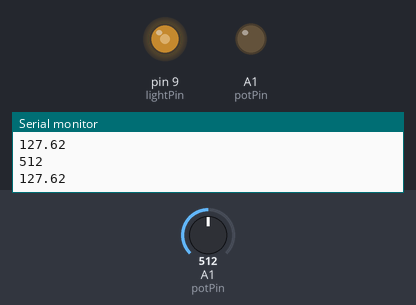
Simulated run of this sketch. Board: Arduino Uno, built with avr-gcc and run on an emulated ATmega328P. Shown: output pins drawn as LEDs (lit = HIGH), the last lines printed to the serial monitor. The inputs (shaded band) are chosen by the test bench; at power-on: A1 (potPin) = 512.

Above: at 1.2 s.
1.3 s: A1 (potPin) set to 716
At 1.8 s:
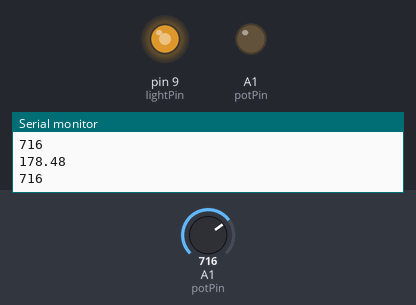
2.8 s: A1 (potPin) set to 900
At 4.0 s:
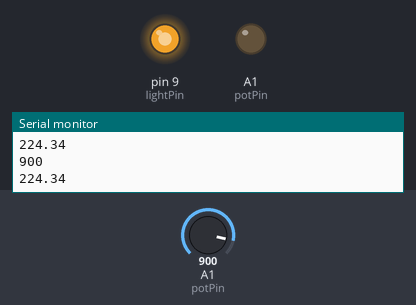
4.3 s: A1 (potPin) set to 122
At 4.8 s:
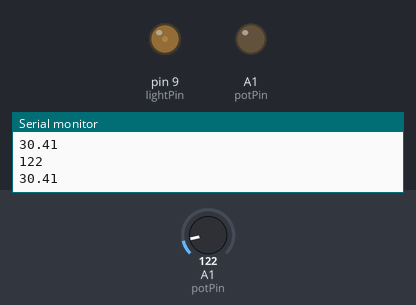
5.8 s: A1 (potPin) set to 0
At 6.2 s:
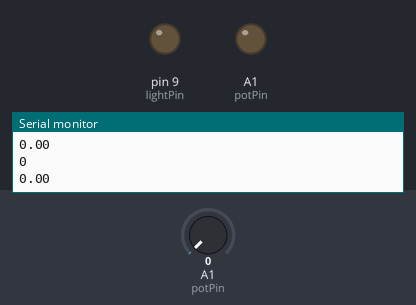
7.3 s: A1 (potPin) set to 511
At 8.6 s:
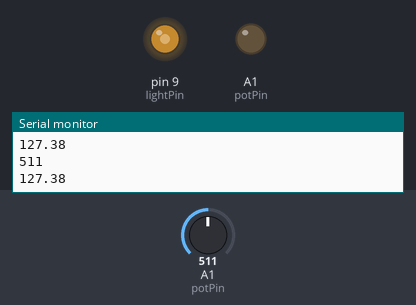
Timing chart, 0 to 9.8 s (numbered marks = the images above; inputs shaded):
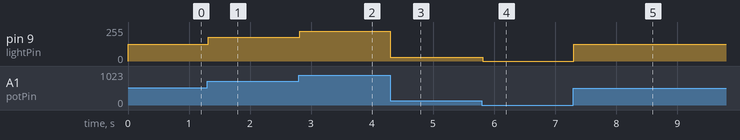

Measured:
- after the input at 1.3 s, pin 9 (lightPin): 127/255 → 178/255 at once
- after the input at 2.8 s, pin 9 (lightPin): 178/255 → 224/255 at once
- after the input at 4.3 s, pin 9 (lightPin): 224/255 → 30/255 at once
- after the input at 5.8 s, pin 9 (lightPin): 30/255 → 0/255 at once
- after the input at 7.3 s, pin 9 (lightPin): 0/255 → 127/255 at once

The sketch:

dimmableLED.ino
```cpp
int potPin = A1;
int lightPin = 9;
int potVal;
float lightVal;

void setup() {
  // put your setup code here, to run once:
pinMode(potPin, OUTPUT);
pinMode(lightPin, OUTPUT);
Serial.begin(9600);


}

void loop() {
  // put your main code here, to run repeatedly:
potVal = analogRead(potPin);
lightVal = (255.0/1023.0)*potVal;
analogWrite(lightPin, lightVal);
Serial.println(potVal);
Serial.println(lightVal);

}
```
